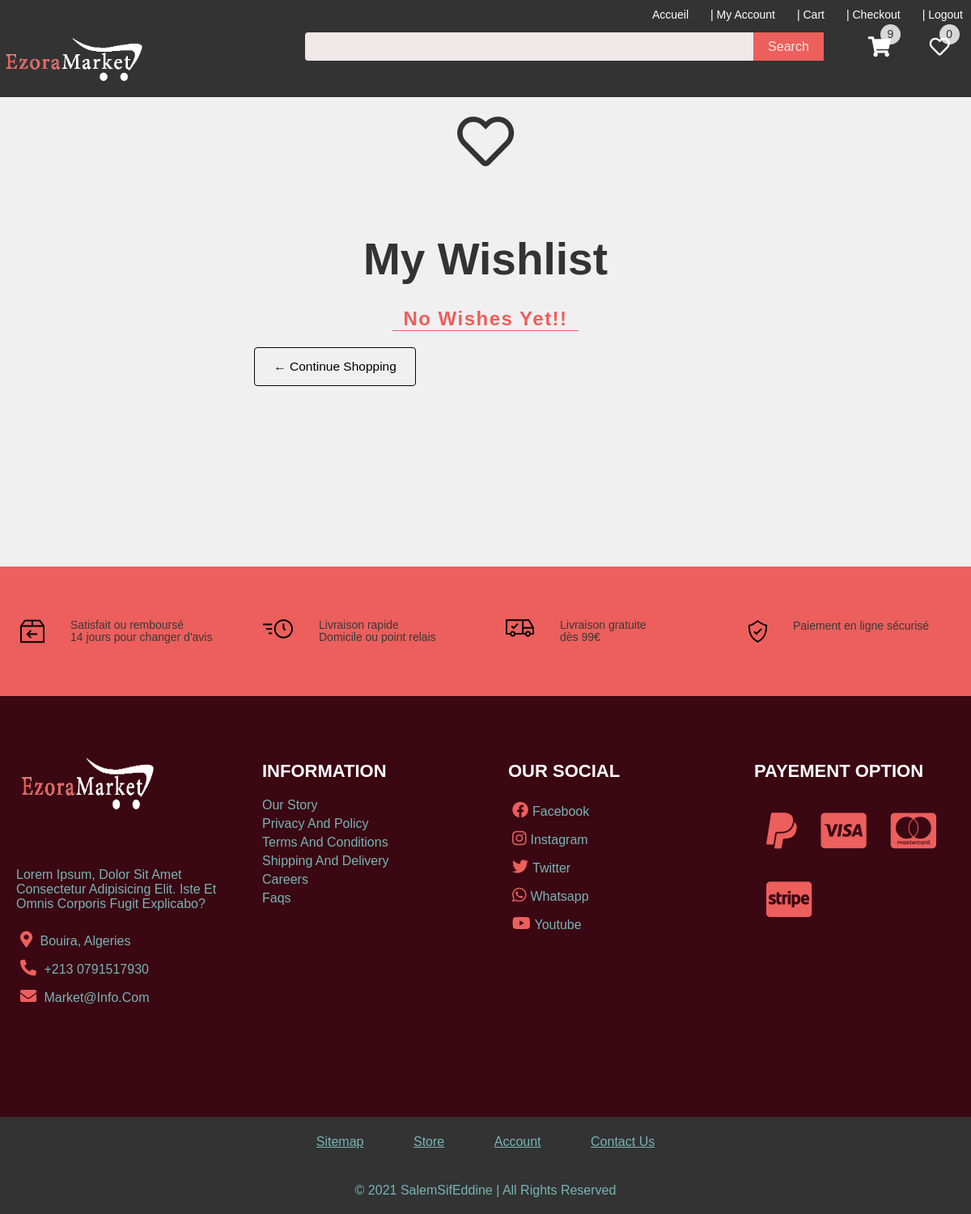
Page /wishlist/ (signed in) on the earlier database version.
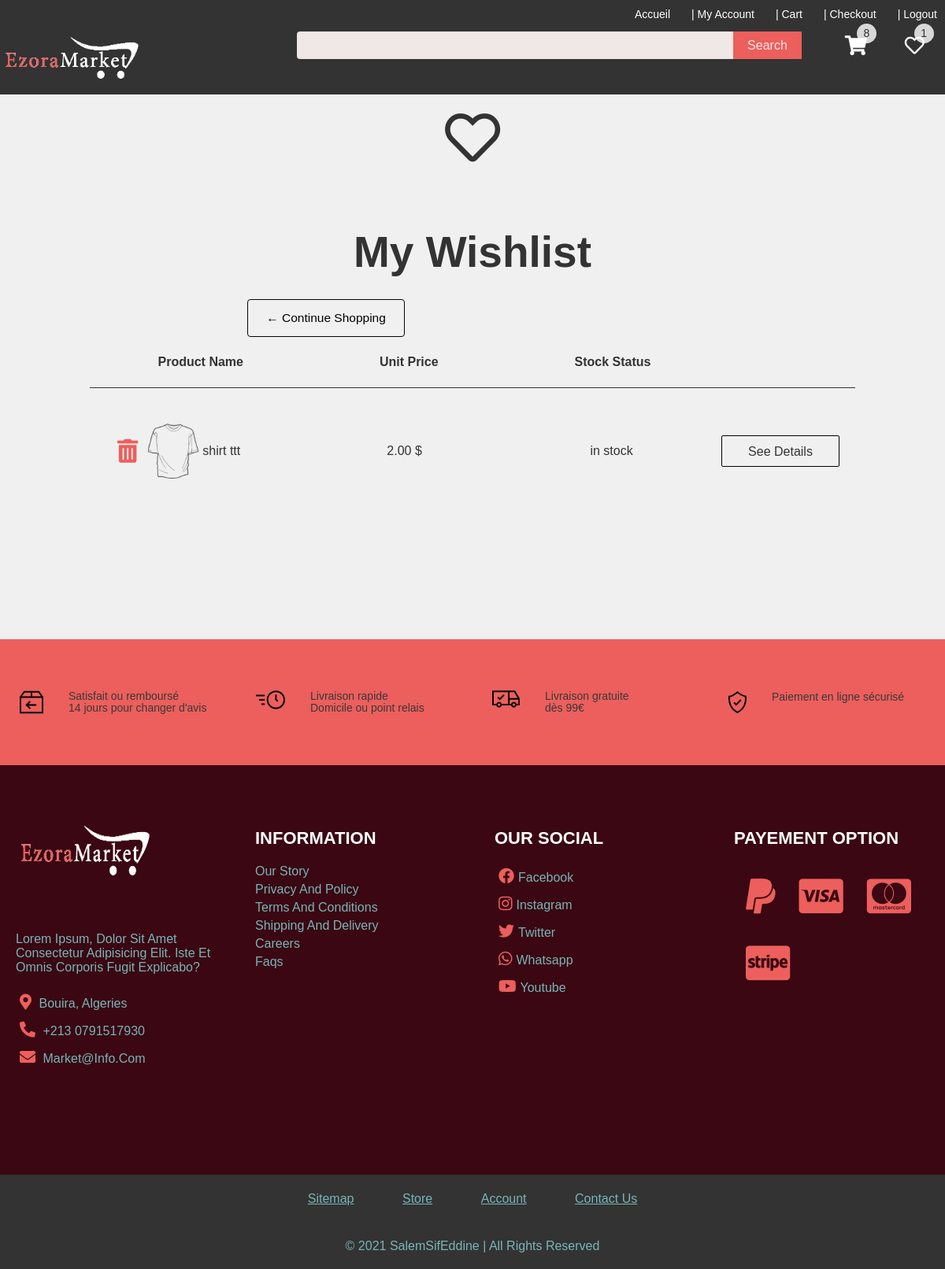
Same page on the later database version.
### pyp/models.py (models this page shows, shortened)
class Wishlist(models.Model):
    customer=models.ForeignKey(User, on_delete=models.CASCADE)
    product= models.ForeignKey(Product, on_delete=models.CASCADE)

class Product(models.Model):
    owner=models.ForeignKey(User,on_delete=models.CASCADE)
    colors=models.ManyToManyField(Color)
    sizes=models.ManyToManyField(Size)
    name=models.CharField(max_length=50)
    description=models.TextField()
    old_price=models.FloatField()
    new_price= models.FloatField()
    catigory=models.ForeignKey(CategoryProduct, on_delete=models.CASCADE, default=1)
    rate=models.ForeignKey(Rate, on_delete=models.CASCADE, default=0)
    image= models.ImageField( default="products/defaultProduct.jpg", upload_to="products")
    thumbnail = models.ManyToManyField(ProductThumbnail)
    brand_name=models.CharField(max_length=100)
    sku = models.CharField(max_length=50)
    meta_keywords = models.CharField(max_length=255, help_text='comma-delimited set of SEO keywords for meta tag')
    meta_description = models.CharField(max_length=255, help_text='content for description meta tag')
    is_active = models.BooleanField(default=True)
    is_bestseller = models.BooleanField(default=False)
    is_featured = models.BooleanField(default=False)
    is_promotion=models.BooleanField(default=False)
    wished=models.BooleanField(default=False)
    date_added=models.DateTimeField(auto_now_add=True)

### pyp/views.py (the view)
# urls.py: path("wishlist/", views.wishlist, name="wishlist"),
def wishlist(request):
    total=callcartnumber(request)['total']
    wishlist=callwishnumber(request)
    if request.user.is_authenticated:
        wishlists=Wishlist.objects.all().filter(customer=request.user)
    else:
        wishlists=[]
    context={"wishlists":wishlists,"wishlist":wishlist,"totalitem":total}
    return render(request, "pages/wishlist.html", context)

### pyp/cartandwish.py (called while the page is built)
def callwishnumber(request):
    if request.user.is_authenticated:
        wishlist=Wishlist.objects.all().filter(customer=request.user)
    else:
        wishlist=[]
    return len(wishlist)

def callcartnumber(request):
    items= OrderItem.objects.all()
    itemsordered=[]
    category=CategoryList.objects.all()
    if request.user.is_authenticated:
        totalItem=0
        totalarray=[]
        for item in items:
            if item.order.customer:
                if request.user == item.order.customer and item.order.complete == False:
                    itemsordered.append(item)
                    quantm= item.quantity
                    totalarray.append(quantm)
                    totalItem = sum(totalarray)
        totalPrice=sum([int(item.product.new_price) * int(item.quantity) for item in itemsordered])
        total={"price":totalPrice, "item":totalItem}
    else:
        total={"price":0, "item":0}
    return {"total":total, "products":itemsordered}

### pyp/templates/pages/wishlist.html (shortened to what this page needs)
{% extends 'pages/base.html' %}
{% load static %}
{% block css %}
    <link rel="stylesheet" href="{% static 'css/wishlist.css' %}">
{% endblock css %}
{% block content %}
    <div class="row-wish">
        <div class="top-row-wish">
            <div class="heart-wish-logo">
                <i class="far fa-heart"></i>
            </div>
            <div class="wishlist-title">
                <h1>my wishlist</h1>
            </div>
        </div>
        <div class="wishlists-parent">
           {% if wishlists %}
           <a href="{% url 'home' %}"><button class="con-shopp">&#8592; Continue Shopping</button></a>
            <div class="wishlist-header">
                <ul>
                    <li>Product Name</li>
                    <li>Unit Price</li>
                    <li>stock status</li>
                </ul>
            </div>
           {% endif %}
            <div class="wishlist-products">
                {% for wish in wishlists %}
                <div class="product-wish">
                    <ul>
                        <li>
                            <i  id="removewish" data-id="{{wish.product.id}}" class="fas fa-trash-alt removewish"></i>
                            <div class="img"><a href="/product/{{wish.product.id}}/">
                                <img class="skeleton" src="{{wish.product.image.url}}" alt="whish image">
                            </a></div>
                            <span>{{wish.product.name}}</span>
                        </li>
                        <li>{{wish.product.new_price}}0 $</li>
                        {% if wish.product.is_active %}
                            <li>in stock</li>
                        {% else %}
                            <li>not in stock</li>
                        {% endif %}
                        <li>
                            <div class="detailbtn">
                               <a href="{% url 'detail' wish.product.id %}"> <button >See Details</button></a>
                            </div>
                        </li>
                    </ul>
                </div>
                {% empty %}
                    <h2>No Wishes Yet!!</h2>
                    <a href="{% url 'home' %}"><button class="con-shopp">&#8592; Continue Shopping</button></a>
                {% endfor %}
            </div>
        </div>
    </div>
{% endblock content %}

Differences in the rows shown:
added Wishlist: product.image (picture), product.name "shirt ttt", product.new_price "2.0", shows "in stock"
Other differences:
{{ totalitem.item }}: "9" → "8"
{{ wishlist }}: (not shown) → "1"
text no longer shown: "0 No Wishes Yet!!"
text now shown: "Product Name Unit Price Stock Status"
